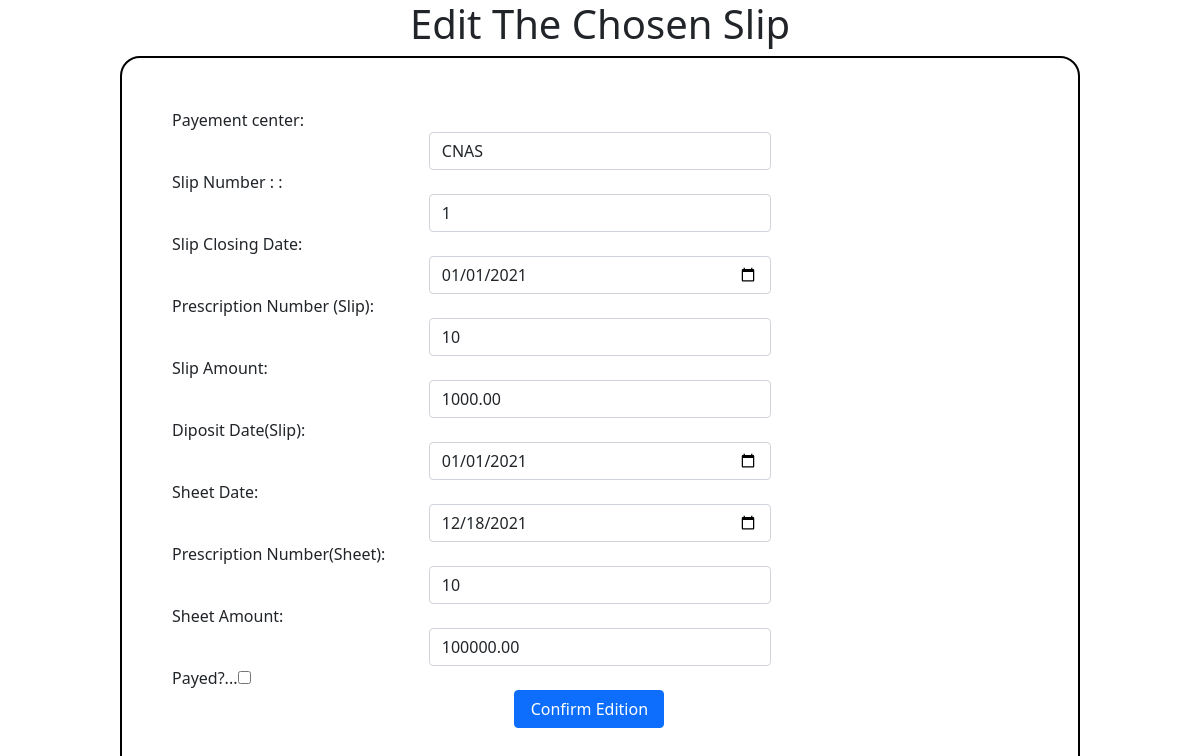
Page /cloture/editbrd/12 (signed in) on the committed database.
### cloture/models.py (models this page shows)
class Bordereaux(models.Model):
	pay_ctr = models.CharField(max_length=20)
	n_brd = models.CharField(unique=True, max_length=200)
	dt_clo = models.DateField()
	n_ord = models.IntegerField()
	m_brd = models.DecimalField(decimal_places=2, max_digits=8)
	dt_depot = models.DateField(null=True, blank=True)
	dt_jrl = models.DateField(null=True, blank=True)
	n_ord_jrl = models.IntegerField( null=True, blank=True, default=0)
	m_jrl = models.DecimalField(decimal_places=2, max_digits=8, null=True, blank=True, default=0)
	dt_pay = models.DateField( null=True, blank=True)
	defr = models.DecimalField(decimal_places=2, max_digits=8, null=True, blank=True, default=0)
	def_o = models.IntegerField(default=0)
	payement = models.BooleanField(default=False)

### gestion_accueil/decorators.py (the view)
		def wrapper_func(request, *args, **kwargs):
			group = None
			if request.user.groups.exists():
				group = request.user.groups.all()[0].name
			if group in allowed_roles:
				return view_func(request, *args, **kwargs)
			else:
				return HttpResponse ('You Are Not Autorized To See This Page')

### cloture/views.py (called while the page is built, shortened)
@login_required(login_url='login')
@allowed_users(allowed_roles=['admin'])
def editBrd(request, pk):
	get_id = Bordereaux.objects.get(id=pk)
	form = EditBrdFrom(instance=get_id)
	context = {
		'form' : form
	}
	return render(request, 'editbrd.html', context)

### cloture/templates/editbrd.html (shortened to what this page needs)
<!DOCTYPE html>
<html>
<head>
		<link href="https://cdn.jsdelivr.net/npm/bootstrap@5.0.0/dist/css/bootstrap.min.css" rel="stylesheet">
</head>
<body>
	<h1> Edit The Chosen Slip </h1>
	<div id="ctn">
		<form method="POST" action="">{% csrf_token %}
			<div class="float-child">
				{{form}}
				<br>
				<input type="submit" name="Editer" value="Confirm Edition" class="btn btn-primary" id="btn">
			</div>
		</form>
	</div>
</body>
</html>

### cloture/templates/editbrd.html (style rules this page uses)
#ctn { padding: 50px; margin: auto; height: 30%; width: 80%; border: solid black 2px; border-radius: 20px; }
.form-control { width: 40%; margin: auto; }
#btn { margin-left: 40%; width: 150px; }
h1 { text-align: center; }

### rows in the picture
Bordereaux: pay_ctr "CNAS", n_brd "1", dt_clo "01/01/2021", n_ord "10", m_brd "1000.00", dt_depot "01/01/2021", dt_jrl "12/18/2021", n_ord_jrl "10", m_jrl "100000.00"
